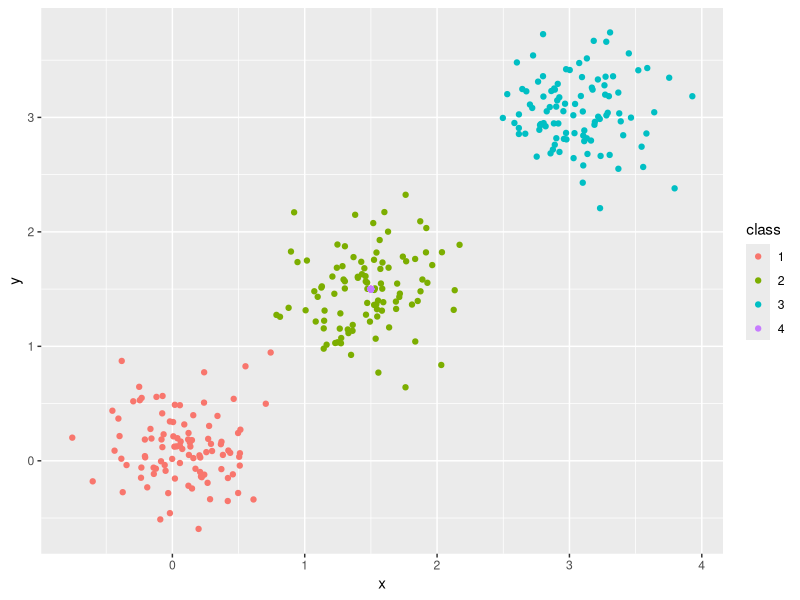
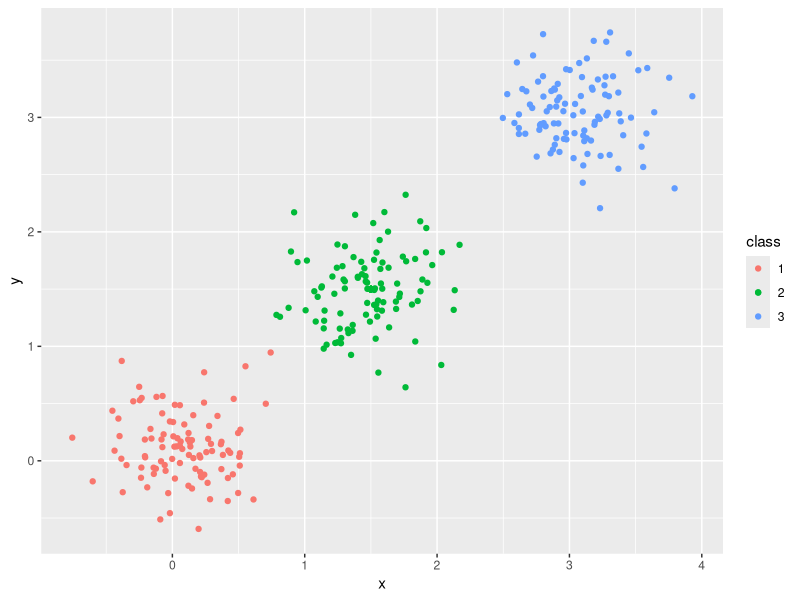

Write the R code that produced these figures, in order.
library("ggplot2")
library("FNN")

gen_matrix <- function(n, sd, mean, class)
{
  cluster <- matrix( rnorm(n*2, sd = sd, mean = mean),ncol = 2 )
  cluster <- cbind( cluster, rep(class,times=n) )
  colnames( cluster ) <-c("x","y","class")  
  return( cluster )
}

#generate 3 clusters

df <- data.frame( gen_matrix( 100, 0.3, 0.1, 1 ) )
df <- rbind( df, gen_matrix( 100, 0.3, 1.5, 2 ) )
df <- rbind( df, gen_matrix( 100, 0.3, 3, 3 ) )

test_point <- c(1.5, 1.5, 4)

#plot initial data
g <- ggplot(data=df, aes(x=x, y=y, color=class)) 
g <- g + geom_point(aes(colour = factor(class))) 
g <- g + geom_point( aes(x=test_point[1], y=test_point[2],colour=factor(test_point[3]) ))
plot(g)

result <- knn( df, test_point , df$class, k = 15  )
test_point[3] = as.numeric( sub("Level:","",result) )

#plot result
g <- ggplot(data=df, aes(x=x, y=y, color=class)) 
g <- g + geom_point(aes(colour = factor(class))) 
g <- g + geom_point( aes(x=test_point[1], y=test_point[2],colour=factor(test_point[3]) ))
plot(g)
